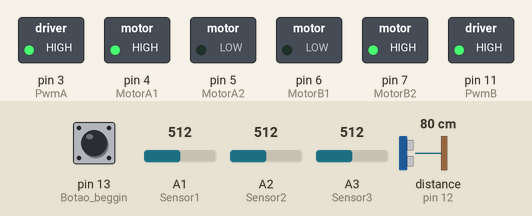
Simulated run of this sketch. Board: Arduino Uno, built with avr-gcc and run on an emulated ATmega328P. Parts: switched loads named in the sketch (green lamp = pin HIGH). Inputs (shaded band) come from the test bench; at power-on: pin 13 (Botao_beggin) HIGH, distance to the obstacle (sensor on pin 12) 80 cm, A1 (Sensor1) = 512, A2 (Sensor2) = 512, A3 (Sensor3) = 512. The echo pulse lasts 58.3 µs per cm; pins used as bus, display or sensor lines are not drawn.

Above: at 0.8 s.
0.9 s: pin 13 (Botao_beggin) pulled LOW for 3.2 s
At 2.9 s:
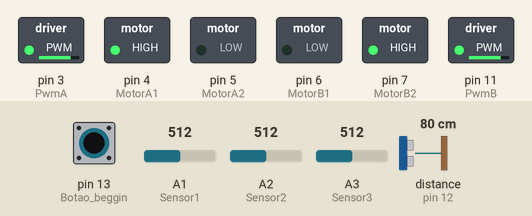
5.6 s: distance to the obstacle (sensor on pin 12) set to 17 cm
7.1 s: distance to the obstacle (sensor on pin 12) set to 12 cm
At 7.7 s:
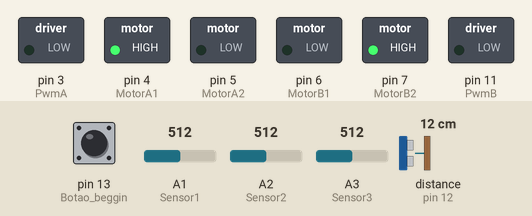
8.6 s: distance to the obstacle (sensor on pin 12) set to 18 cm
At 8.9 s:
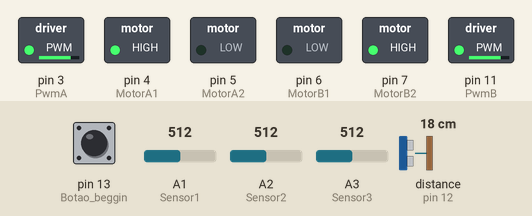
10.1 s: A1 (Sensor1) set to 494
At 11.2 s:
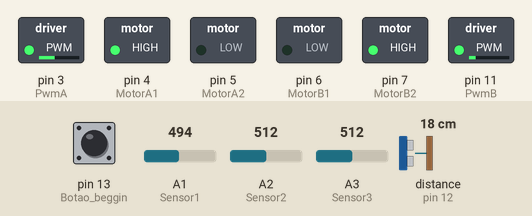
11.6 s: A2 (Sensor2) set to 306
At 12.3 s:
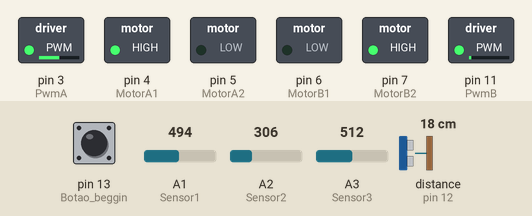
Timing chart, 0 to 14.1 s (numbered marks = the images above; inputs shaded):
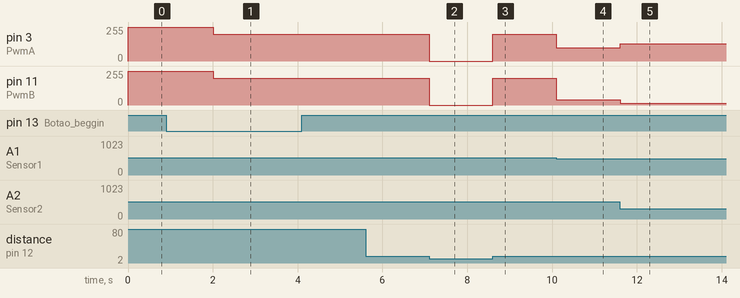

Measured:
- the behaviour switches between 15 and 14 cm on distance to the obstacle (sensor on pin 12) (found by bisection; images 1 and 2)
- the behaviour switches between 512 and 511 on A1 (Sensor1) (found by bisection; images 3 and 4)
- after the input at 0.9 s, pin 3 (PwmA), pin 11 (PwmB): 255/255 → 200/255 after 1.1 s
- after the input at 5.6 s, every drawn part: stays the same
- after the input at 7.1 s, pin 3 (PwmA), pin 11 (PwmB): 200/255 → 0/255 at once
- after the input at 8.6 s, pin 3 (PwmA), pin 11 (PwmB): 0/255 → 200/255 at once
- after the input at 10.1 s, pin 3 (PwmA): 200/255 → 99/255 at once; pin 11 (PwmB): 200/255 → 41/255 at once
- after the input at 11.6 s, pin 3 (PwmA): 99/255 → 128/255 at once; pin 11 (PwmB): 41/255 → 12/255 at once

The sketch:

0001.ino
```cpp
//PROGRAMA UTILIZADO NO ROBÔ FEITO POR THIAGO BATISTA ARAÚJO, LUIZ OTÁVIO DE OLIVEIRA, RYAN ALVES E SAMUEL BÁRBARA
//DIA 02/10/2019
//SEGUNDO MECATRÔNICA
//CEFET-MG, VARGINHA
//=====================================================================================================================================================
//MAPEAMENTO DE HARDWARE//
#define Sensor1    A1      // define que o sensor infravermelho 1 (mais a esquerda)está na entrada analógica 1 do arduino
#define Sensor2    A2      //define que o sensor infravermelho 2 (central)está na entrada analógica 2 do arduino
#define Sensor3    A3      //define que o sensor infravermelho 3 (mais a direita) está na entrada analógica 3 do arduino

#define PwmA  3            //define que o Enable do motor A está no pino digital 3(controle de velocidade)
#define PwmB  11           //define que o Enable do motor B está no pino digital 11(controle de velocidade)

#define MotorA1   4        //vcc ou gnd(sentido de rotação motor A). Pino provindo (In1) do módulo controlador de motor l298N. DIGITAL
#define MotorA2   5        //vcc ou gnd(sentido de rotação motor A).Pino provindo (In2) do módulo controlador de motor l298N. DIGITAL

#define MotorB1   6        //vcc ou gnd(sentido de rotação motor B).Pino provindo (In3) do módulo controlador de motor l298N. DIGITAL
#define MotorB2   7        //vcc ou gnd(sentido de rotação motor B).Pino provindo (In4) do módulo controlador de motor l298N. DIGITAL

#define Botao_beggin  13   //define que o botão para iniciar movimento está no pino digital 13

#define TRIGGER_PIN   9    //define que o Trigger do sensor ultrassônico está no pino digital 9
#define ECHO_PIN      12   //define que o Eccho do sensor ultrassônico no pino digital 12

//=====================================================================================================================================================
//FUNÇÕES//
//EXPLICADAS DE FORMA MAIS DIDÁTICA NOS SEUS RESPECTIVOS DESENVOLVIMENTOS
int Sensor_calibrar();//função que fará a calibração dos sensores
float Erro_determin();//função que deterimina o erro
float ControlePID();//função responsável pelo controle PID utilizado no controle do robô sobre a linha, neste caso, apenas o proporcional
void Robo_frente();//função que fará o robô se mover para frente
void Robo_direita();//função que fará o robô se mover para direita
void Robo_esquerda();//função que fará o robô se mover para esquerda
void andar();//função que engloba todos os processos para realização do robo seguir LINHA
//=====================================================================================================================================================
//VARIAVEIS GLOBAIS//
//EXPLICADAS SUAS FUNÇÕES MAIS DETALHADAMENTE EM SUAS RESPECTIVAS FUNÇÕES
int media,erro,ValorPwm = 70;
float ValorSensor1, ValorSensor2, ValorSensor3, Valormax = 0, Valormin = 1023,PID, DistanciaemCM;
//int32_t t,t0;
//byte x;
float kp = 29, ki = 0, kd = 0, proporcional, integral, derivado, erroPrevisto = 0;//utilizadas no calculo do proporcional
float dist, pulso;//utilizadas no calculo da distância do objeto
//=====================================================================================================================================================\\
//DESENVOLVIMENTO DAS FUNÇÕES//
void andar()//função responsável por fazer o rôbo seguir linha
{
    ValorSensor1 = analogRead(Sensor1);//variável global armazena valor lido pelo sensor infravermelho 1 (O mais à esquerda)
    ValorSensor2 = analogRead(Sensor2);//variável global armazena valor lido pelo sensor infravermelho 2 (Sensor central)
    ValorSensor3 = analogRead(Sensor3);//variável global armazena valor lido pelo sensor infravermelho 1 (O mais à direira)

    Erro_determin();//chamamos a função que, como já citado anteriormente, determina o erro para que assim seja possível fazer o controle proporcional
    ControlePID();//chama-se a função que, como citado, é responsável por fazer o cálculo do proporcional

    if (PID > 0) //caso o return de PID (só o P, nesta etapa), calculado pela função ControlePID() for > 0
    {
      Robo_direita();//função que, como já citado, é responsável por fazer o robô virar para a direita
    }
    if (PID == 0)//caso o return de PID (só o P, nesta etapa), calculado pela função ControlePID() for == 0
    {
      Robo_frente();//chama-se a função responsável por fazer o robô andar para frente
    }
    if (PID < 0)//caso o return de PID (só o P, nesta etapa), calculado pela função ControlePID() for < 0
    {
      Robo_esquerda();//chama-se a função responsável por fazer o robô andar para a esquerda
    }

}

int Sensor_calibrar()//função responsável por fazer a calibração dos sensores infravermelhos
{
  for (int t = 0; t <= 5; t++)
  {
    ValorSensor1 = analogRead(Sensor1);//atribuindo o valor analógico lido pelo sensor 1 (mais a esquerda) na variável global
    ValorSensor2 = analogRead(Sensor2);//atribuindo o valor analógico lido pelo sensor 2 (mais a esquerda) na variável global
    ValorSensor3 = analogRead(Sensor3);//atribuindo o valor analógico lido pelo sensor 3 (mais a esquerda) na variável global

    //como visto nas variáveis globais, foi atribuído às variáveis Valormin e valormax os valores de 1023 e 0, respectivamente
    if (ValorSensor1 < Valormin)
      Valormin = ValorSensor1;
    if (ValorSensor2 < Valormin)
      Valormin = ValorSensor2;
    if (ValorSensor3 < Valormin)
      Valormin = ValorSensor3;
    //nessa parte da função, pega-se o maior valor lido entre os 3 sensores infravermelhos e atribui à variável que iniciou com o valor 1023(Valormin)
    if (ValorSensor1 > Valormax)
      Valormax = ValorSensor1;
    if (ValorSensor2 > Valormax)
      Valormax = ValorSensor2;
    if (ValorSensor3 > Valormax)
      Valormax = ValorSensor3;

   //nessa parte da função, pega-se o maior valor lido entre os 3 sensores infravermelhos e atribui à variável que iniciou com o valor 0 (Valormax)
  }
  //com os valores obtidos (o maior e o menor lido entre os 3 sensores infravermelhos), acha-se um valor Limiar
  media = (Valormax + Valormin) / 2; //cálculo do valor limiar atribuido à variável global media
  //o processo seguinte apenas gira os dois motores com velocidade max para sinalizar que a calibração foi terminada
    analogWrite(PwmA, 255);//motor da esquedarda gira em sua maior velocidade
    analogWrite(PwmB, 255);//motor da direita gira em sua maior velocidade
    delay(2000);//gira-se os motores por 2 segundos
    analogWrite(PwmA, 0);//resseta o motor A (o da esquerda)
    analogWrite(PwmB, 0);//resseta o motor B (o da esquerda)
  return media;//retorna o valor limiar(media)
}

float Erro_determin()//função responsável por calcular um erro que posteriormente será utilizado para calcular o proporcional
{

  float v[3] = {ValorSensor1, ValorSensor2, ValorSensor3};//adicionando um vetor do tipo float que armazenará os valores lidos pelos sensores infravermelhos e fará uma lógica básica que retornará o erro de acordo com "qual" leitor está lendo


  if((v[0] < media)&&(v[1] < media)&&(v[2] >= media))     erro = 2;//caso v[0] (ValorSensor1), for menor que o valor limiar(media)e v[1] (ValorSensor2), for menor que o valor limiar(media) e caso v[2] (ValorSensor3), for maior que o valor limiar(media), erro = 2
  if((v[0] < media)&&(v[1] >= media)&&(v[2] >= media))    erro = 1;//mesma princípio, apenas retornando valores de "erro" menor
  if((v[0] < media)&&(v[1] >= media)&&(v[2] < media))     erro = 0;//mesma princípio, apenas retornando valores de "erro" menor
  if((v[0] >= media)&&(v[1] >= media)&&(v[2] < media))    erro = -1;//mesma princípio, apenas retornando valores de "erro" menor
  if((v[0] >= media)&&(v[1] < media)&&(v[2] < media))     erro = -2;//mesma princípio, apenas retornando valores de "erro" menor

  return erro;//retorna-se o erro calculado
}

void Robo_frente()//função responsável por fazer o robô andar para frente
{
  analogWrite(PwmA, constrain(200 + PID, 10, 255));//velocidade do motor da esquerda quando o erro for 0, ou seja, quando o sensor central, exclusivamente, estiver em cima da linha. A função constrain serve para manter o valor resultante da soma de pid + 200(testado empiricamente) em uma faixa de valor desejado, para que assim a soma não seja saturada
  analogWrite(PwmB, constrain(200 + PID, 10, 255));//velocidade do motor da direita quando o erro for 0, ou seja, quando o sensor central, exclusivamente, estiver em cima da linha. A função constrain serve para manter o valor resultante da soma de pid + 200(testado empiricamente) em uma faixa de valor desejado, para que assim a soma não seja saturada
}

void Robo_direita()//função responsável por fazer o robô andar para a direita
{

  analogWrite(PwmA, constrain(ValorPwm + PID, 10, 255));//velocidade do motor quando o erro for maior que 0
  analogWrite(PwmB, constrain(ValorPwm - PID, 10, 255));//velocidade do motor da direita quando o erro for maior que 0

}
void Robo_esquerda()//função responsável por fazer o robô andar para a esquerda
{

  analogWrite(PwmA,constrain(ValorPwm + PID, 10, 255));//velocidade do motor quando o erro for menor que 0
  analogWrite(PwmB,constrain(ValorPwm - PID, 10, 255));//velocidade do motor quando o erro for menor que 0
  //A variavel "ValorPwm" já foi determinado antes e é constante, ou seja,o unico que varia é o valor atribuido à variável pid, que é = erro *kp
  //Neste caso, "PID" possui um valor negativo, portando, a velocidade do motor da esquerda diminui proporcionalmente ao aumento da velocidade do motor da direita
}

float ControlePID()//função responsável por realizar o calcúlo do proporcional
{
  proporcional = erro * kp;//na variavel erro, foi etribuido um valor anteriormente, por meio de lógica. Kp é uma constante que é multiplicada ao "erro" e é testada empiricamente
  integral += erro * ki;//não utilizada por enquanto, o resultado da 0
  derivado = ((erro - erroPrevisto) * kd);//não utilizada por enquanto, o resultado da 0
  erroPrevisto = erro;//não utilizada por enquanto, o resultado da 0
  PID = proporcional + integral + derivado;//integral e derivada = 0, ou seja, a soma atribuída à variável global "PID", é igual à "proporcional"
  return PID; //retorna o valor calculado na função
}
//=====================================================================================================================================================
//SETUP E LOOP//
void setup() {
  Serial.begin(9600);
  pinMode(MotorA1, OUTPUT);//determina o pino In1, que vem do shield l298N como saída
  pinMode(MotorA2, OUTPUT);//determina o pino In2, que vem do shield l298N como saída
  pinMode(MotorB1, OUTPUT);//determina o pino In3, que vem do shield l298N como saída
  pinMode(MotorB2, OUTPUT);//determina o pino In4, que vem do shield l298N como saída
  pinMode(TRIGGER_PIN, OUTPUT);//determina o trigger do ultrassônico como saída
  pinMode(ECHO_PIN, INPUT);//determina o eccho do ultrassônico como entrada
  digitalWrite(TRIGGER_PIN, LOW);//inicia o trigger com nível lógico baixo

  pinMode(Sensor1, INPUT);//determina o sensor infravermelho 1 como entrada
  pinMode(Sensor2, INPUT);//determina o sensor infravermelho 2 como entrada
  pinMode(Sensor3, INPUT);//determina o sensor infravermelho 3 como entrada
  pinMode(Botao_beggin, INPUT_PULLUP);//determina o botão que inicia o movimento como entrada, informando que este neste será ultilizado pull-up interno

  //como apenas um sentido de rotação será utilizado no robô, determinei este no setup (realiza apenas uma vez)
  digitalWrite(MotorA1, HIGH);//sentido de rotação motor da esquerda.
  digitalWrite(MotorA2, LOW);//sentido de rotação motor da esquerda
  digitalWrite(MotorB1, LOW);//sentido de rotação motor da direita
  digitalWrite(MotorB2, HIGH);//sentido de rotação motor da direita

  Sensor_calibrar();//chama-se a função já explicada para relizar a calibração dos sensores infravermelhos (apenas 1 vez também)
  while(1)
 {
   if(!digitalRead(Botao_beggin)) //se o botão que inicia o movimento for apertado..
   break;//sai do setup
 }

}


void loop()
{

  digitalWrite(TRIGGER_PIN, HIGH);//o trigger do robô é iniciado (começa e emitir ultrasons) por...
  delayMicroseconds(10);//10 microsegundos
  digitalWrite(TRIGGER_PIN,  LOW);//o trigger é colocado em nível lógico baixo (para de emitir ultrasons)
  delayMicroseconds(3);//delay só para "melhorar o processamento"

  float sensor = pulseIn(ECHO_PIN, HIGH, 500000)/58.0;//a variável local "sensor" recebe o que pelo eccho do ultrassônico é recebido, por 500000 microsegundos dividido por 58.0
  //o valor resulrante acima equivale à uma distância x em centimetros
  if(sensor < 15.0)//caso essa distância for menor que 15
  {
      digitalWrite(PwmA,0);//motor da esquerda é zerado, ou seja, para de rodar
      digitalWrite(PwmB,0);//motor da direita é zerado, ou seja, para de rodar
  }
   else//caso contrário,
     andar();//chama-se a função responsável por fazer o robô seguir linha
}
```
